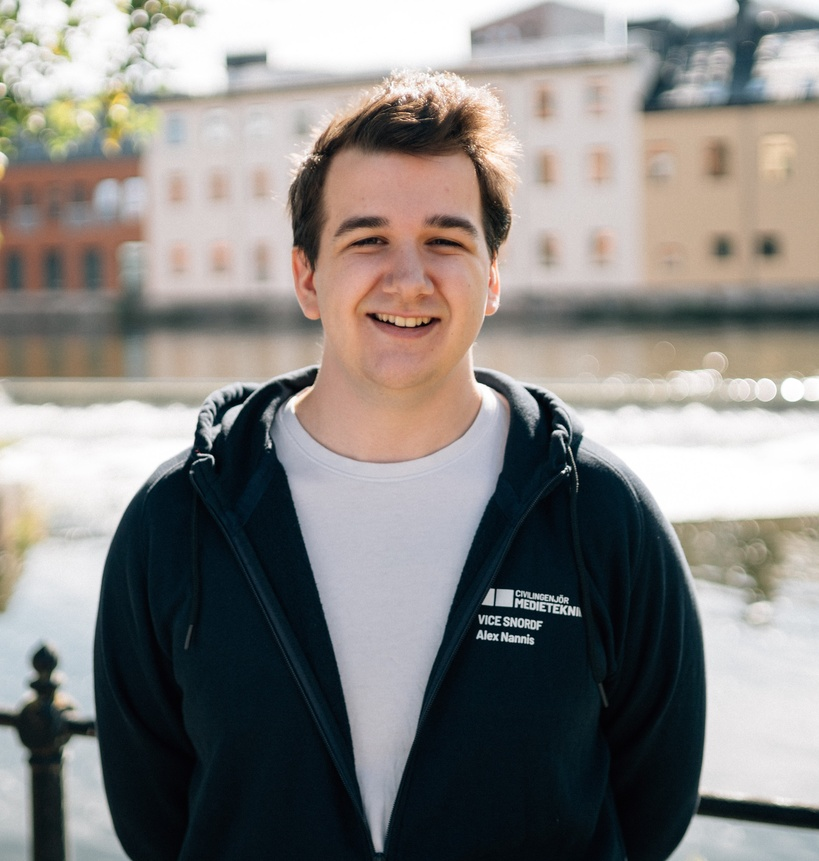
%> input picture images/DSC03039 - kopia.jpg, 819 x 861 px, shrunk from 3051 x 3206 before the run
$ octave --eval "result = createEdgeMap(imread('images/DSC03039 - kopia.jpg'));"   (GNU Octave 9; MATLAB toolbox functions it lacks are replaced by stand-ins)
%> lines starting %> are read from the running program, lines starting %| are printed output that depends on the picture
function finalEdgeMap=createEdgeMap(imgray,strelSize)

if nargin<2
    strelSize=1;
end

% Create sobel filters
sobel=fspecial('sobel');
sobelInv=-sobel;
sobelT=fspecial('sobel')';
sobelInvT=-sobelT;

% Create prewitt filters
prewitt=fspecial('prewitt');
prewittT=prewitt';
prewittInv=-prewitt;
prewittInvT=-prewitt';

% Create 45-degree filters soft
ang45=[0 1 2;-1 0 1; -2 -1 0];
ang45T=ang45';
ang45Inv=[2 1 0;1 0 -1; 0 -1 -2];
ang45InvT=-ang45Inv;

% Create 45-degree filters hard
hang45=[0 1 1;-1 0 1; -1 -1 0];
hang45T=hang45';
hang45Inv=[1 1 0;1 0 -1; 0 -1 -1];
hang45InvT=-hang45Inv;

% Apply Sobel filters
output_sobel = imfilter(imgray, sobel);
output_sobelInv = imfilter(imgray, sobelInv);
output_sobelT = imfilter(imgray, sobelT);
output_sobelInvT = imfilter(imgray, sobelInvT);

% Apply Prewitt filters
output_prewitt = imfilter(imgray, prewitt);
output_prewittT = imfilter(imgray, prewittT);
output_prewittInv = imfilter(imgray, prewittInv);
output_prewittInvT = imfilter(imgray, prewittInvT);

% Apply Angle 45 filters
output_ang45 = imfilter(imgray, ang45);
output_ang45T = imfilter(imgray, ang45T);
output_ang45Inv=imfilter(imgray,ang45Inv);
output_ang45InvT=imfilter(imgray,ang45InvT);

% Apply Angle 45(hard) filters
output_hang45 = imfilter(imgray, hang45);
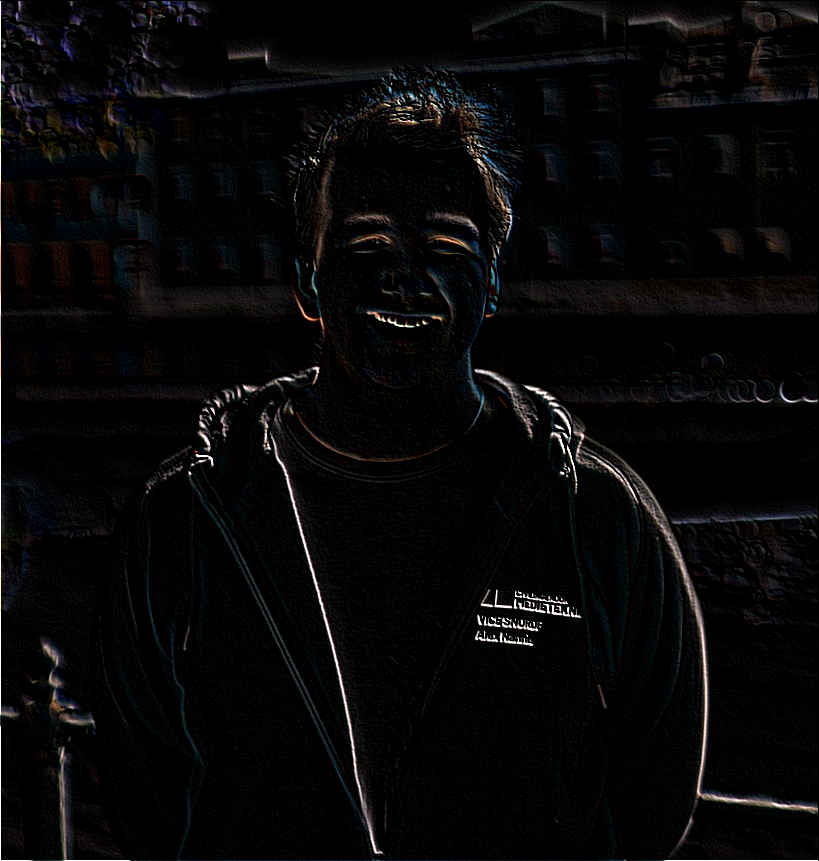
%> output_hang45: size 861x819x3 uint8; mean R, G, B 7.9, 7.6, 7.9
output_hang45T = imfilter(imgray, hang45T);
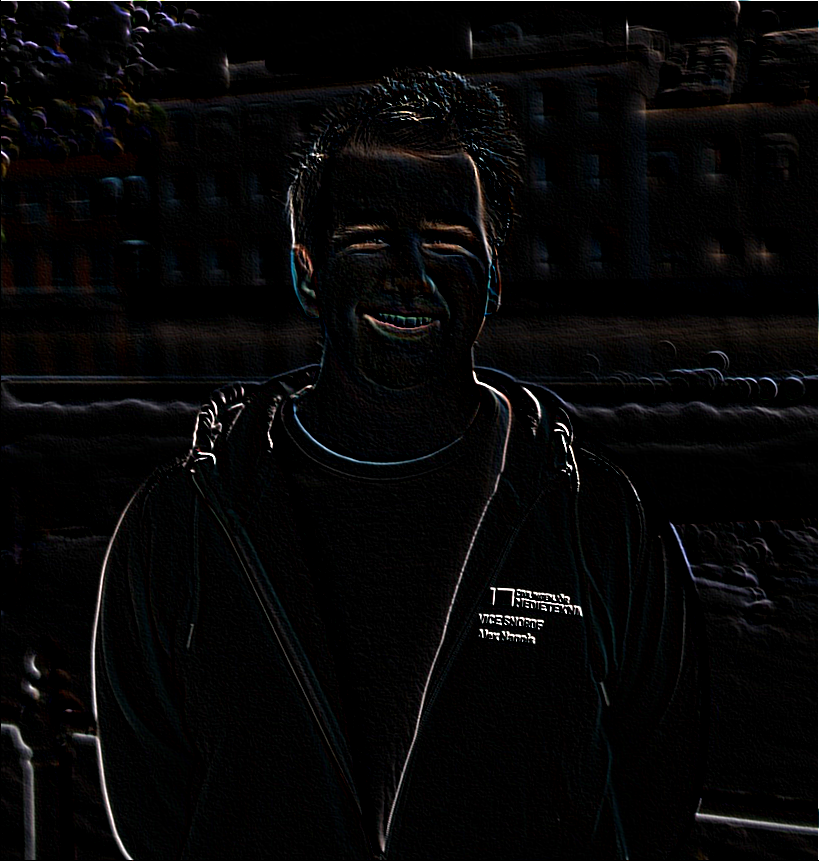
%> output_hang45T: size 861x819x3 uint8; mean R, G, B 7.1, 6.8, 7.1
output_hang45Inv=imfilter(imgray,hang45Inv);
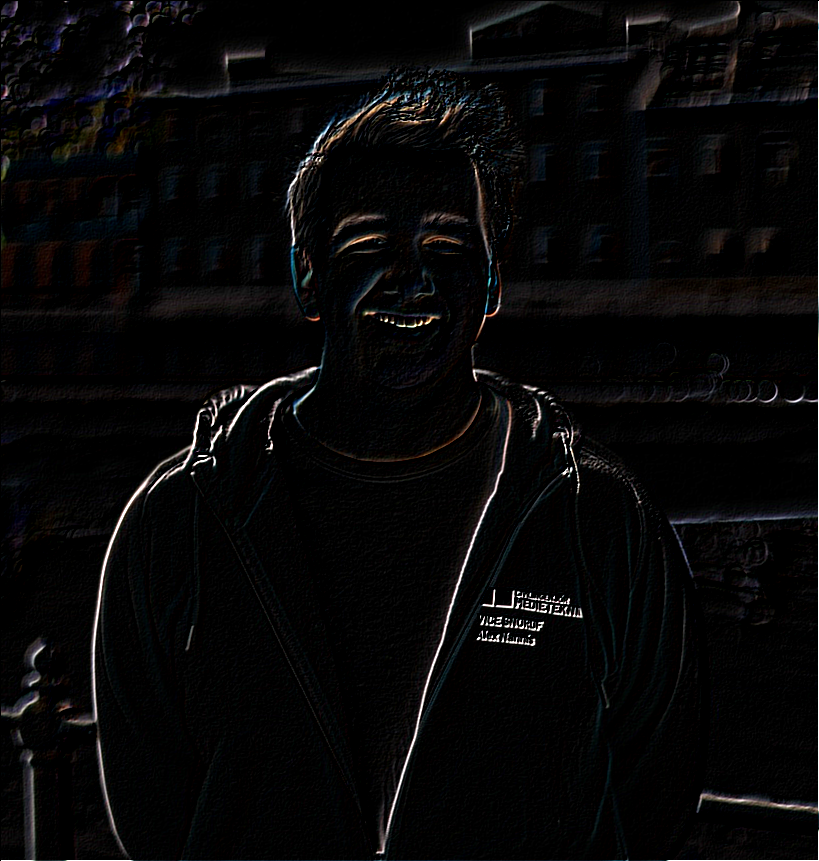
%> output_hang45Inv: size 861x819x3 uint8; mean R, G, B 7.7, 7.4, 7.7
output_hang45InvT=imfilter(imgray,hang45InvT);
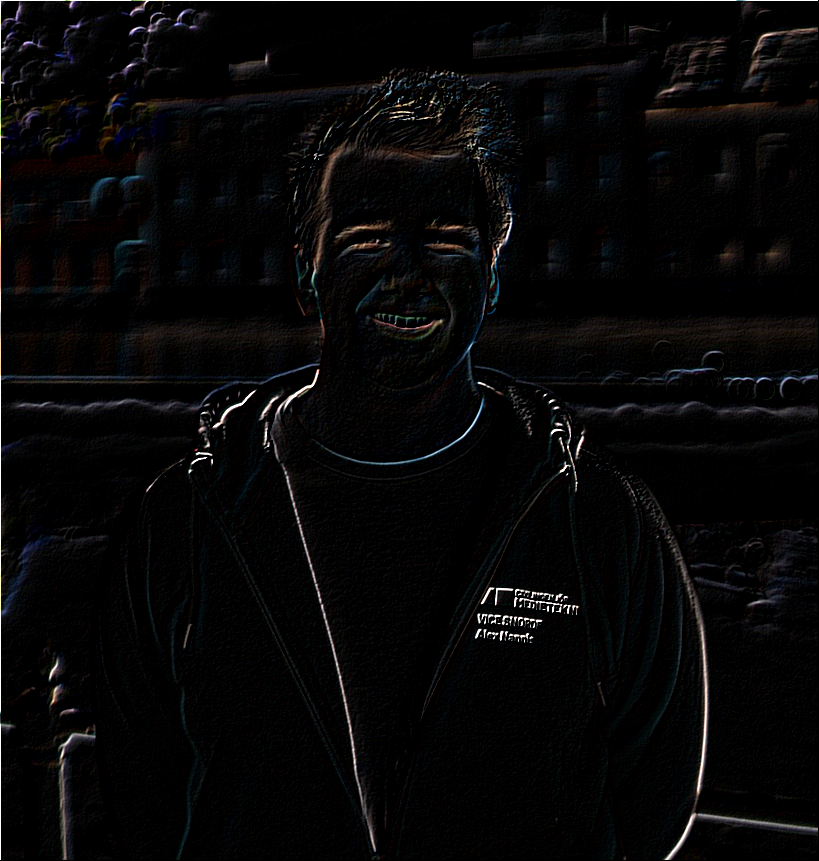
%> output_hang45InvT: size 861x819x3 uint8; mean R, G, B 7.3, 7, 7.3

% Combine edges into a single map
edgeMap = abs(output_sobel) + abs(output_sobelInv) + abs(output_sobelT) + abs(output_sobelInvT) + abs(output_prewitt) + abs(output_prewittT) + abs(output_prewittInv) + abs(output_prewittInvT) + abs(output_ang45) + abs(output_ang45T) + abs(output_ang45Inv)+ abs(output_ang45InvT) + abs(output_hang45) + abs(output_hang45T) + abs(output_hang45Inv)+ abs(output_hang45InvT);
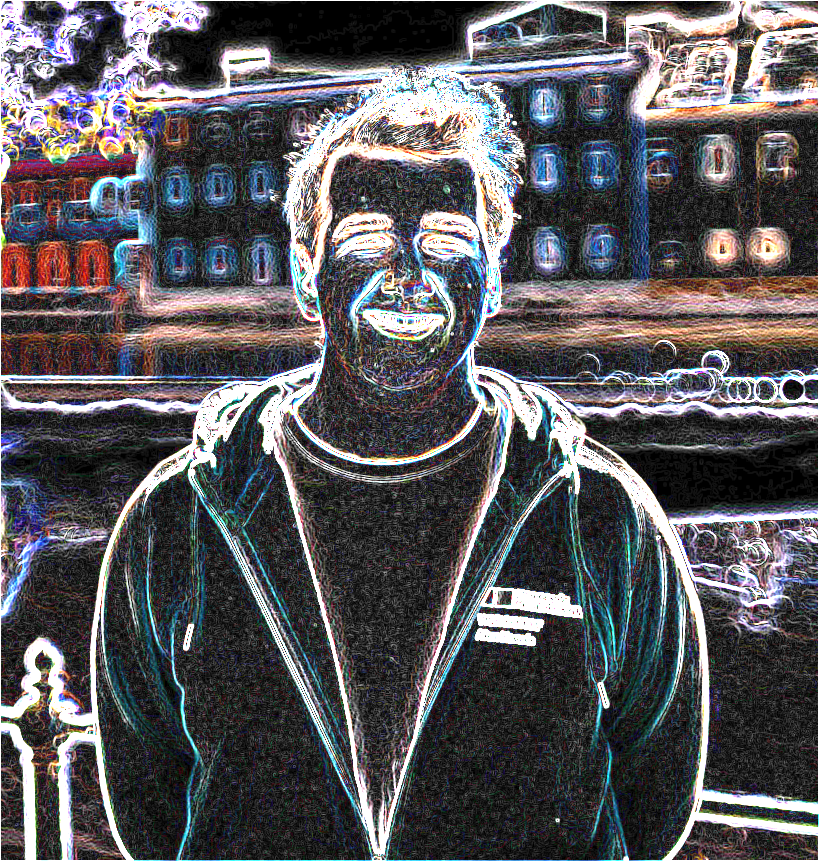
%> edgeMap: size 861x819x3 uint8; mean R, G, B 89.3, 87.9, 91.7

edgeMap = mat2gray(edgeMap); % Normalizes all values
%> edgeMap: size 861x819x3 double

% Use dilation to connect broken edges
dilatedEdgeMap = imdilate(edgeMap, strel('disk', strelSize));
finalEdgeMap=imclose(dilatedEdgeMap,strel('disk',strelSize));
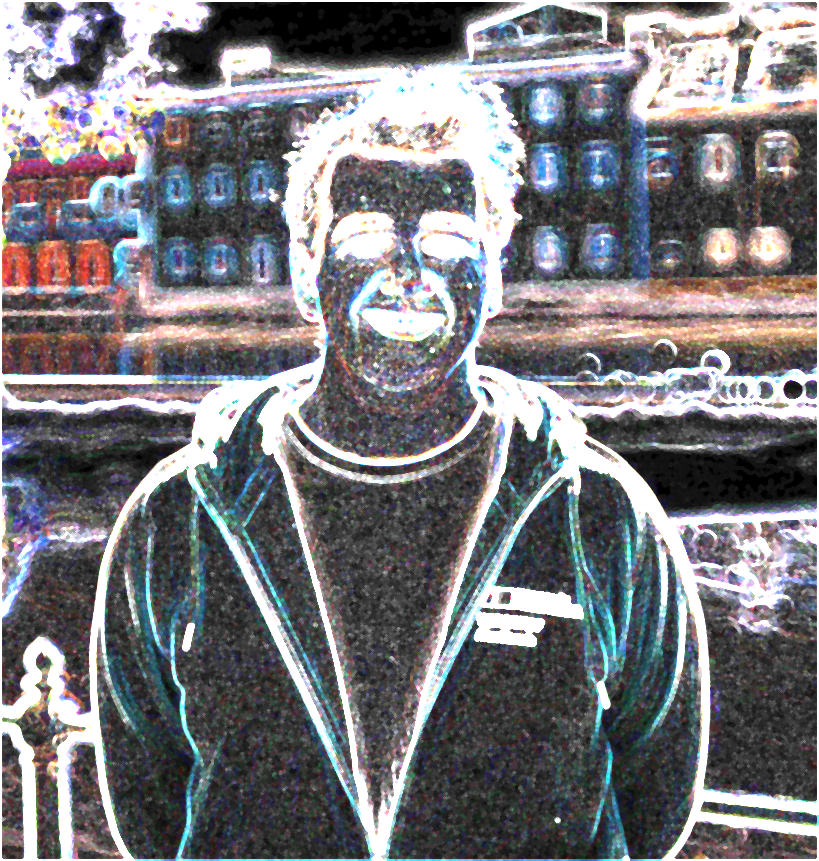
%> finalEdgeMap: size 861x819x3 double; mean R, G, B 0.475, 0.472, 0.489
figure; imshow(finalEdgeMap); title('Dilated Edge Map');

end

$ run again, on images/Test-Image.jpg
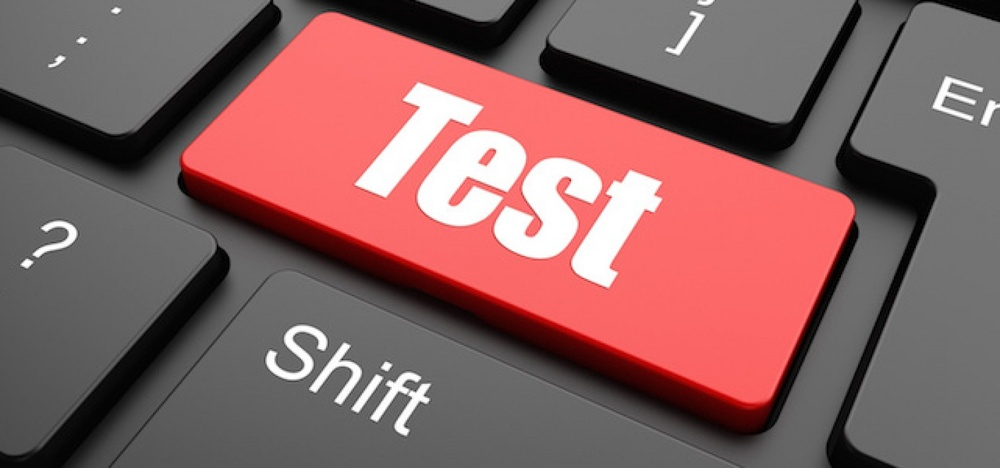
%> input picture images/Test-Image.jpg, 1000 x 468 px, shrunk from 1508 x 706 before the run
%> in createEdgeMap, `output_hang45InvT=imfilter(imgray,hang45InvT);`:
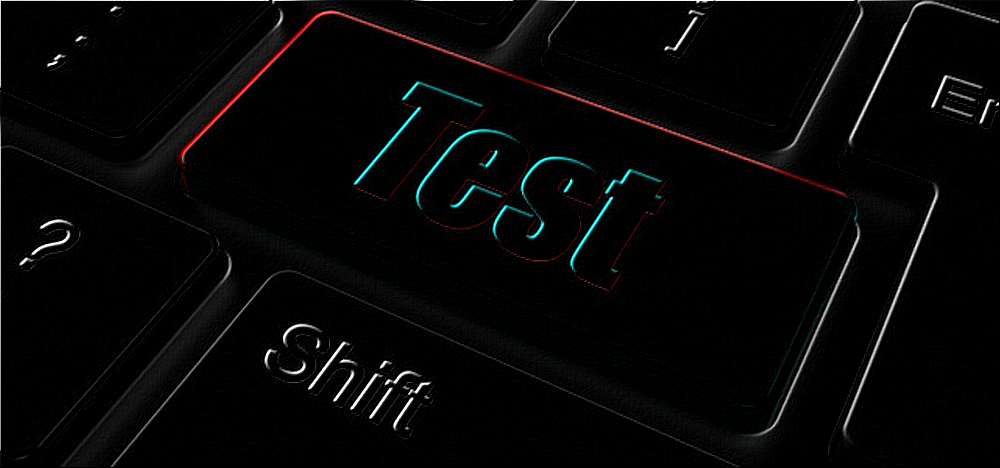
%> output_hang45InvT: size 468x1000x3 uint8; mean R, G, B 6.2, 6.2, 6.2
%> in createEdgeMap, `dilatedEdgeMap = imdilate(edgeMap, strel('disk', strelSize));`:
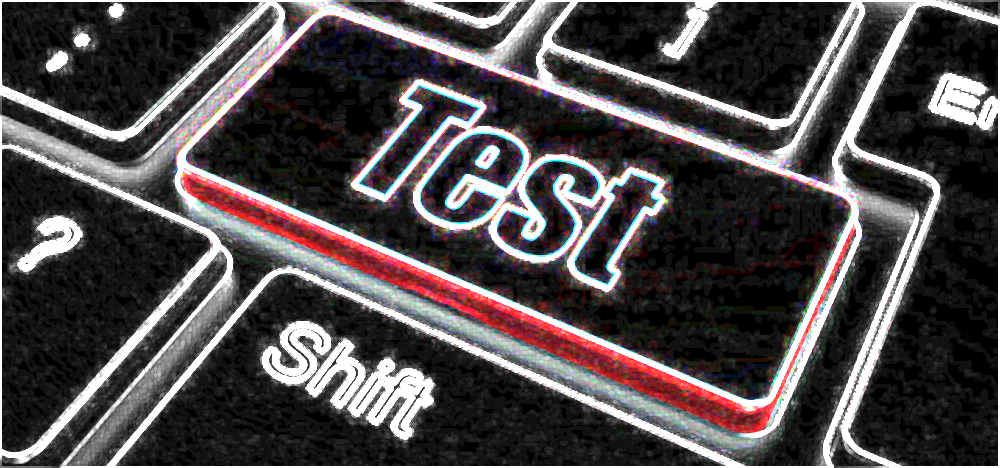
%> dilatedEdgeMap: size 468x1000x3 double; mean R, G, B 0.307, 0.286, 0.29
